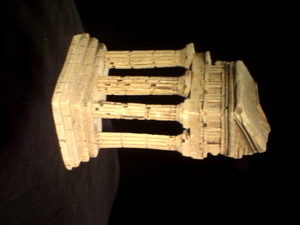
%> input picture 3D reconstruction/project5_package/data/templeR0013.png, 300 x 225 px, shrunk from 640 x 480 before the run
$ octave test4_1.m   (GNU Octave 9; MATLAB toolbox functions it lacks are replaced by stand-ins)
%> lines starting %> are read from the running program, lines starting %| are printed output that depends on the picture
### 3D reconstruction/project5_package/matlab/GetProMatrix.m
function [A, P] = GetProMatrix(Img_filename)
% Get the projection matrix for Image
fid = fopen('../data/templeR_par.txt', 'r');

C = textscan(fid, '%s %f %f %f %f %f %f %f %f %f %f %f %f %f %f %f %f %f %f %f %f %f', 'Delimiter', ' ');

fclose(fid);
A = zeros(3,3);
B = zeros(3,4);
for img = 1: size(C{1},1)
    if strcmp(Img_filename, C{1}(img))
        for i = 2:10
            A(i-1) = C{i}(img);
        end
        for i = 11:22
            B(i-10) = C{i}(img);
        end
    end
end

A = A.';
B = B.';
t = B(4,:);
C = [B(1:3,1:3), t.'];

P = A * C;

### 3D reconstruction/project5_package/matlab/test4_1.m
clear all;
close all;

% Depthmap Algorithm for reference images
I0 = imread('../data/templeR0013.png');
%> I0 is the input picture: size 225x300x3 uint8; mean R, G, B 63.2, 51.8, 35.2
I1 = imread('../data/templeR0014.png');
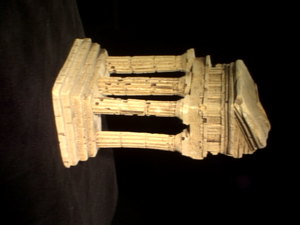
%> input picture 3D reconstruction/project5_package/data/templeR0014.png, 300 x 225 px, shrunk from 640 x 480 before the run
%> I1 is the input picture: size 225x300x3 uint8; mean R, G, B 62.4, 51.2, 34.7
I2 = imread('../data/templeR0016.png');
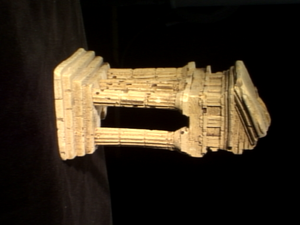
%> input picture 3D reconstruction/project5_package/data/templeR0016.png, 300 x 225 px, shrunk from 640 x 480 before the run
%> I2 is the input picture: size 225x300x3 uint8; mean R, G, B 53.6, 43.3, 28.9
I3 = imread('../data/templeR0043.png');
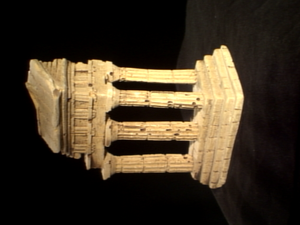
%> input picture 3D reconstruction/project5_package/data/templeR0043.png, 300 x 225 px, shrunk from 640 x 480 before the run
%> I3 is the input picture: size 225x300x3 uint8; mean R, G, B 63.5, 51.9, 35.4
I4 = imread('../data/templeR0045.png');
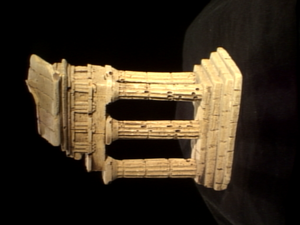
%> input picture 3D reconstruction/project5_package/data/templeR0045.png, 300 x 225 px, shrunk from 640 x 480 before the run
%> I4 is the input picture: size 225x300x3 uint8; mean R, G, B 57.3, 46.4, 31.2

% Get the projection matrix for Images
ProMatrix_I0 = GetProMatrix('templeR0013.png');
%> the run ends on the next line
